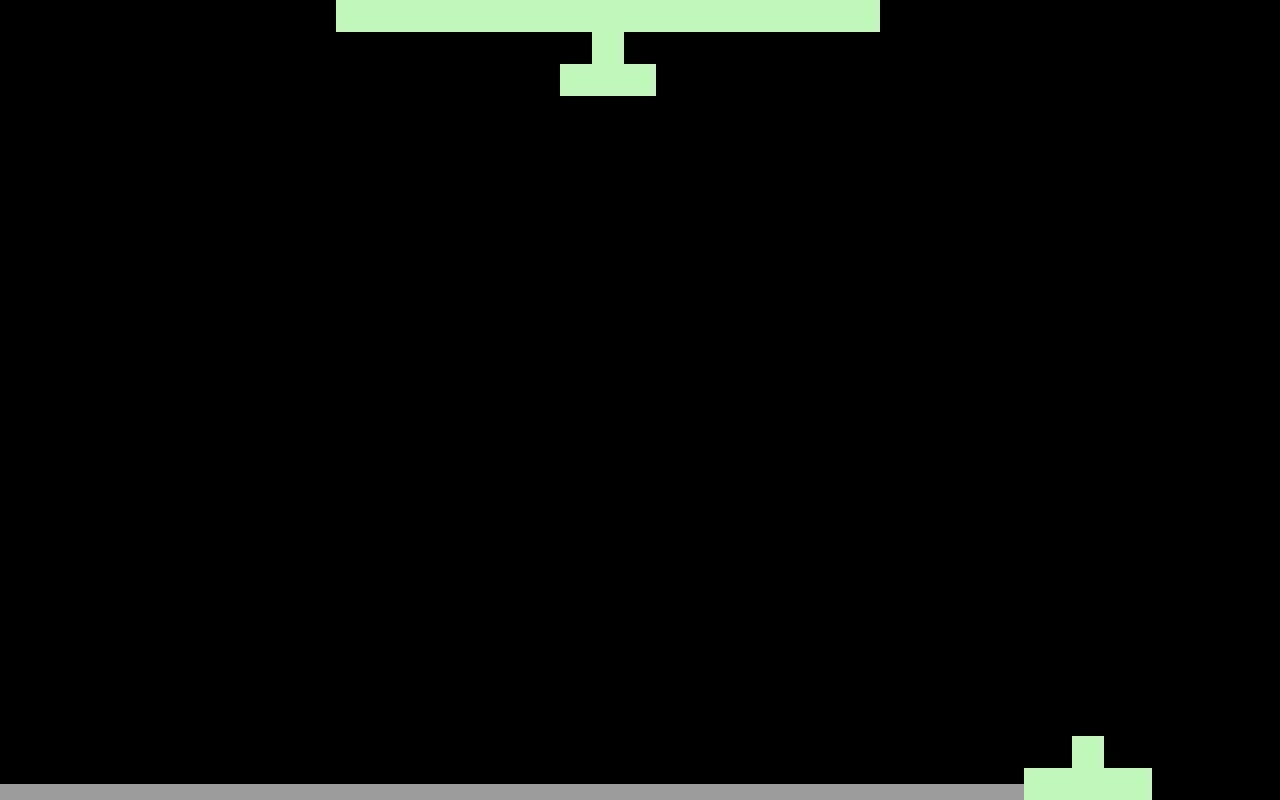

A 2D game scene composited from a Tiled map and its tileset images. What follows is a short description and the map's XML, with each tile layer's data collapsed to a summary:
An orthogonal 80x50 tile map with 16x16 px tiles, 1 tile layer (Tile Layer 1), 2 tilesets.

<map version="1.0" orientation="orthogonal" renderorder="left-down" width="80" height="50" tilewidth="16" tileheight="16" nextobjectid="1">
 <tileset firstgid="1" name="floor_default" tilewidth="16" tileheight="16" tilecount="1" columns="1">
  <image source="../images/game/floor_tile.png" width="16" height="16" />
  <tile id="0">
   <properties>
    <property name="name" value="floor_default" />
   </properties>
  </tile>
 </tileset>
 <tileset firstgid="2" name="floor_tile_32" tilewidth="32" tileheight="32" tilecount="4" columns="2">
  <image source="../images/game/floor_tile_32.png" width="64" height="64" />
 </tileset>
 <layer name="Tile Layer 1" width="80" height="50">
  <data>[4000 cells, 90 non-empty, 2 distinct tile ids]</data>
 </layer>
</map>
